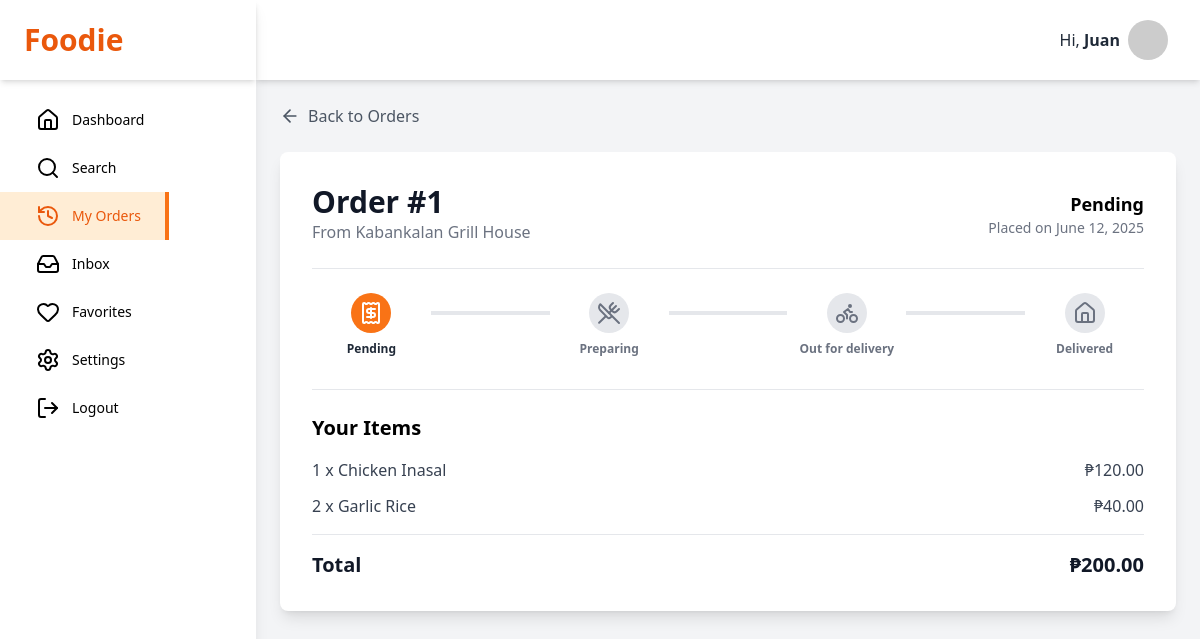
The app's page /track_order.php?id=1 (signed in) with its own data.
### tables this page shows
CREATE TABLE `orders` (
  `id` INT NOT NULL AUTO_INCREMENT,
  `group_order_id` VARCHAR(255) NULL DEFAULT NULL,
  `customer_id` INT NOT NULL,
  `restaurant_id` INT NOT NULL,
  `rider_id` INT DEFAULT NULL,  
  `delivery_address` VARCHAR(255) NOT NULL,
  `total_amount` DECIMAL(10, 2) NOT NULL,
  `status` ENUM('pending', 'preparing', 'out_for_delivery', 'delivered', 'cancelled') NOT NULL DEFAULT 'pending',
  `payment_method` VARCHAR(50) NOT NULL DEFAULT 'cod',
  `delivery_notes` TEXT DEFAULT NULL,
  `order_date` TIMESTAMP NOT NULL DEFAULT CURRENT_TIMESTAMP,
  PRIMARY KEY (`id`),
  FOREIGN KEY (`customer_id`) REFERENCES `users`(`id`) ON DELETE CASCADE,
  FOREIGN KEY (`restaurant_id`) REFERENCES `restaurants`(`id`) ON DELETE CASCADE,
  FOREIGN KEY (`rider_id`) REFERENCES `users`(`id`) ON DELETE SET NULL
);

CREATE TABLE `restaurants` (
  `id` INT NOT NULL AUTO_INCREMENT,
  `user_id` INT NOT NULL,  
  `name` VARCHAR(255) NOT NULL,
  `cuisine` VARCHAR(100) DEFAULT NULL,  
  `address` VARCHAR(255) NOT NULL,
  `city` VARCHAR(255) NULL DEFAULT NULL,
  `business_type` VARCHAR(100) NULL DEFAULT NULL,
  `details` TEXT NULL DEFAULT NULL,
  `business_permit_url` VARCHAR(255) NULL DEFAULT NULL,
  `latitude` DECIMAL(10, 8) NULL DEFAULT NULL,
  `longitude` DECIMAL(11, 8) NULL DEFAULT NULL,
  `banner_image_url` VARCHAR(255) DEFAULT NULL,
  `operating_hours` VARCHAR(100) DEFAULT NULL,  
  `is_open` BOOLEAN NOT NULL DEFAULT TRUE,
  `created_at` TIMESTAMP NOT NULL DEFAULT CURRENT_TIMESTAMP,
  PRIMARY KEY (`id`),
  FOREIGN KEY (`user_id`) REFERENCES `users`(`id`) ON DELETE CASCADE
);

CREATE TABLE `order_items` (
  `id` INT NOT NULL AUTO_INCREMENT,
  `order_id` INT NOT NULL,
  `item_id` INT NOT NULL,
  `quantity` INT NOT NULL DEFAULT 1,
  `price_per_item` DECIMAL(10, 2) NOT NULL,  
  `is_prepared` BOOLEAN NOT NULL DEFAULT FALSE,
  PRIMARY KEY (`id`),
  FOREIGN KEY (`order_id`) REFERENCES `orders`(`id`) ON DELETE CASCADE,
  FOREIGN KEY (`item_id`) REFERENCES `menu_items`(`id`) ON DELETE CASCADE
);

CREATE TABLE `menu_items` (
  `id` INT NOT NULL AUTO_INCREMENT,
  `restaurant_id` INT NOT NULL,
  `name` VARCHAR(255) NOT NULL,
  `description` TEXT DEFAULT NULL,
  `price` DECIMAL(10, 2) NOT NULL,
  `image_url` VARCHAR(255) DEFAULT NULL,
  `category` VARCHAR(100) DEFAULT 'Main Course',  
  `is_available` BOOLEAN NOT NULL DEFAULT TRUE,
  `created_at` TIMESTAMP NOT NULL DEFAULT CURRENT_TIMESTAMP,
  PRIMARY KEY (`id`),
  FOREIGN KEY (`restaurant_id`) REFERENCES `restaurants`(`id`) ON DELETE CASCADE
);

### track_order.php (the view, shortened to what this page needs)
<?php
$link = mysqli_connect(DB_HOST, DB_USER, DB_PASS, DB_NAME);
$order_id = trim($_GET['id']);
$customer_id = $_SESSION['id'];
$order_details = null;
$order_items = [];
$sql_order = "
    SELECT
        o.id, o.order_date, o.total_amount, o.status, o.payment_method, o.delivery_address,
        r.name as restaurant_name
    FROM orders o
    JOIN restaurants r ON o.restaurant_id = r.id
    WHERE o.id = ? AND o.customer_id = ?";
if ($stmt = mysqli_prepare($link, $sql_order)) {
    mysqli_stmt_bind_param($stmt, "ii", $order_id, $customer_id);
    mysqli_stmt_execute($stmt);
    $result = mysqli_stmt_get_result($stmt);
    if (mysqli_num_rows($result) == 1) {
        $order_details = mysqli_fetch_assoc($result);
    } else {
        header("location: orders.php"); exit;
    }
}
if ($order_details) {
    $sql_items = "
        SELECT oi.quantity, oi.price_per_item, mi.name as item_name
        FROM order_items oi
        JOIN menu_items mi ON oi.item_id = mi.id
        WHERE oi.order_id = ?";
    if($stmt_items = mysqli_prepare($link, $sql_items)) {
        mysqli_stmt_bind_param($stmt_items, "i", $order_id);
        mysqli_stmt_execute($stmt_items);
        $order_items = mysqli_fetch_all(mysqli_stmt_get_result($stmt_items), MYSQLI_ASSOC);
    }
}
$all_statuses = ['pending', 'preparing', 'out_for_delivery', 'delivered'];
$current_status_index = array_search($order_details['status'], $all_statuses);
?>
<!DOCTYPE html>
<html lang="en">
<head>
    <script src="https://cdn.tailwindcss.com"></script>
    <link rel="stylesheet" href="style.css">
</head>
<body class="bg-gray-100 font-sans">
    <div class="flex h-screen bg-gray-100">
        <?php require_once 'cdashboard_partial/sidebar.php'; ?>
        <div class="flex flex-col flex-1 overflow-y-auto">
            <?php require_once 'cdashboard_partial/header.php'; ?>
            <div class="p-4 md:p-6 pb-20 md:pb-6">
                 <a href="orders.php" class="flex items-center text-gray-600 hover:text-orange-600 mb-6"><i data-lucide="arrow-left" class="w-5 h-5 mr-2"></i>Back to Orders</a>
                <div class="max-w-4xl mx-auto">
                    <div class="bg-white rounded-lg shadow-lg p-6 md:p-8">
                        <div class="flex flex-col md:flex-row justify-between md:items-center border-b pb-6 mb-6">
                            <div>
                                <h1 class="text-3xl font-bold text-gray-900">Order #<?php echo $order_details['id']; ?></h1>
                                <p class="text-gray-500">From <?php echo htmlspecialchars($order_details['restaurant_name']); ?></p>
                            </div>
                            <div class="text-left md:text-right mt-4 md:mt-0">
                                <p class="font-bold text-lg"><?php echo htmlspecialchars(ucfirst(str_replace('_', ' ', $order_details['status']))); ?></p>
                                <p class="text-sm text-gray-500">Placed on <?php echo date("F d, Y", strtotime($order_details['order_date'])); ?></p>
                            </div>
                        </div>
                        <div class="mb-8">
                            <?php if($order_details['status'] != 'cancelled'): ?>
                            <div class="flex justify-between items-center text-center">
                                <?php foreach($all_statuses as $index => $status):
                                    $isCompleted = $current_status_index >= $index;
                                ?>
                                <div class="flex-1">
                                    <div class="flex justify-center items-center h-10 w-10 mx-auto rounded-full <?php echo $isCompleted ? 'bg-orange-500 text-white' : 'bg-gray-200 text-gray-500'; ?>">
                                        <?php if ($status == 'pending'): ?><i data-lucide="receipt"></i><?php endif; ?>
                                        <?php if ($status == 'preparing'): ?><i data-lucide="utensils-crossed"></i><?php endif; ?>
                                        <?php if ($status == 'out_for_delivery'): ?><i data-lucide="bike"></i><?php endif; ?>
                                        <?php if ($status == 'delivered'): ?><i data-lucide="home"></i><?php endif; ?>
                                    </div>
                                    <p class="mt-2 text-xs font-semibold <?php echo $isCompleted ? 'text-gray-800' : 'text-gray-500'; ?>"><?php echo htmlspecialchars(ucfirst(str_replace('_', ' ', $status))); ?></p>
                                </div>
                                <?php if($index < count($all_statuses) - 1): ?>
                                    <div class="flex-1 -mt-6"><div class="h-1 <?php echo $current_status_index > $index ? 'bg-orange-500' : 'bg-gray-200'; ?>"></div></div>
                                <?php endif; ?>
                                <?php endforeach; ?>
                            </div>
                            <?php endif; ?>
                        </div>
                        <div class="border-t pt-6">
                            <h2 class="text-xl font-bold mb-4">Your Items</h2>
                            <div class="space-y-3">
                                <?php foreach($order_items as $item): ?>
                                <div class="flex justify-between items-center text-gray-700">
                                    <span><?php echo $item['quantity']; ?> x <?php echo htmlspecialchars($item['item_name']); ?></span>
                                    <span>₱<?php echo number_format($item['price_per_item'] * $item['quantity'], 2); ?></span>
                                </div>
                                <?php endforeach; ?>
                            </div>
                             <div class="border-t my-4"></div>
                             <div class="flex justify-between font-bold text-xl text-gray-900">
                                 <span>Total</span>
                                 <span>₱<?php echo number_format($order_details['total_amount'], 2); ?></span>
                             </div>
                        </div>
                    </div>
                </div>
            </div>
        </div>
    </div>
</body>
</html>

### style.css (style rules this page uses)
body { font-family: 'Inter', sans-serif; }

### records on screen
orders: id "1", restaurant.name "Kabankalan Grill House", status "Pending", order_date "June 12, 2025", total_amount "200.00"
order_items: quantity "1", item.name "Chicken Inasal", $item['price_per_item']*$item['quantity'] "120.00"
order_items: quantity "2", item.name "Garlic Rice", $item['price_per_item'] * $item['quantity'] "40.00"

### other values on screen
$first_name "Juan"
str_replace('_', ' ', $status) "Pending"
str_replace('_', ' ', $status) "Preparing"
str_replace('_', ' ', $status) "Out for delivery"
str_replace('_', ' ', $status) "Delivered"
